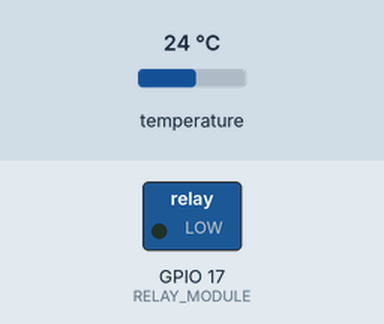
A program run on a simulated ESP32. On the bench: switched loads named in the program (green lamp = pin HIGH). The inputs (shaded band) are chosen by the test bench; at power-on: temperature 24 °C.

Above: at 1.2 s.
1.3 s: temperature set to 28 °C
At 6.9 s:
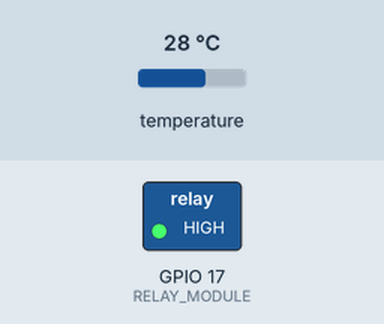
Timing chart, 0 to 8.4 s (numbered marks = the images above; inputs shaded):
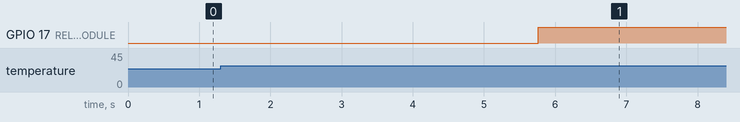

The program:

main.cpp
```cpp
#include <Arduino.h>
#include <OneWire.h>
#include <DallasTemperature.h>

#include <constants.h>

#define RESISTANCE_HUMIDITY_SENSOR 36
#define CAPACITANCE_HUMIDITY_SENSOR 39

#define ONE_WIRE_BUS 12                   // temperature sensor

#define RELAY_MODULE 17                   // the relay for the pump

// Setup a oneWire instance to communicate with any OneWire device
OneWire oneWire(ONE_WIRE_BUS);

// Pass oneWire reference to DallasTemperature library
DallasTemperature sensors(&oneWire);

float temperature = 0;

unsigned long resistanceHumidityValue = 0;
unsigned long capacitanceHumidityValue = 0;

unsigned long wateringTimeInterval = 0;
boolean pumpSwitch;

unsigned long resistanceHumidityCategory = 0;
unsigned long capacitanceHumidityCategory = 0;
unsigned long finalHumidityCategory = 0;

unsigned long timer = 0;
unsigned long wateringTimer = 0;

float get_temperature() {
  // Send the command to get temperatures
  sensors.requestTemperatures();

  //return the temperature in Celsius
  return sensors.getTempCByIndex(0);
}

int get_resistance_category(int sensorValue) {
  if (sensorValue >= RESISTANCE_SENSOR_DRY_INTERVAL_MIN && sensorValue <= RESISTANCE_SENSOR_DRY_INTERVAL_MAX) {
    return HUMIDITY_DRY;
  }
  else if (sensorValue >= RESISTANCE_SENSOR_WET_INTERVAL_MIN && sensorValue <= RESISTANCE_SENSOR_WET_INTERVAL_MAX) {
    return HUMIDITY_WET;
  }
  else if (sensorValue >= RESISTANCE_SENSOR_WATER_INTERVAL_MIN && sensorValue <= RESISTANCE_SENSOR_WATER_INTERVAL_MAX) {
    return HUMIDITY_WATER;
  }
  else {
    return HUMIDITY_NO_VALUE;
  }
}

int get_capacitance_category(int sensorValue) {
  if (sensorValue >= CAPACITANCE_SENSOR_DRY_INTERVAL_MIN && sensorValue <= CAPACITANCE_SENSOR_DRY_INTERVAL_MAX) {
    return HUMIDITY_DRY;
  }
  else if (sensorValue >= CAPACITANCE_SENSOR_WET_INTERVAL_MIN && sensorValue <= CAPACITANCE_SENSOR_WET_INTERVAL_MAX) {
    return HUMIDITY_WET;
  }
  else if (sensorValue >= CAPACITANCE_SENSOR_WATER_INTERVAL_MIN && sensorValue <= CAPACITANCE_SENSOR_WATER_INTERVAL_MAX) {
    return HUMIDITY_WATER;
  }
  else {
    return HUMIDITY_NO_VALUE;
  }
}

int get_final_category(int resistanceCategory, int capacitanceCategory) {
  if (capacitanceCategory == HUMIDITY_DRY) {
    return HUMIDITY_DRY;
  }
  else if (capacitanceCategory == HUMIDITY_WET) {
    if (resistanceCategory == HUMIDITY_DRY) {
      return HUMIDITY_DRY;
    }
    else {
      return HUMIDITY_WET;
    }
  }
  else if (capacitanceCategory == HUMIDITY_WATER) {
    if (resistanceCategory == HUMIDITY_DRY) {
      return HUMIDITY_DRY;
    }
    else if (resistanceCategory == HUMIDITY_WET) {
      return HUMIDITY_WET;
    }
    else {
      return HUMIDITY_WATER;
    }
  }
  else {
    return resistanceCategory;
  }
}

int read_sensors_and_give_water_if_neccesary(byte humidityCategory, int temp) {
  if (humidityCategory == HUMIDITY_DRY) {
    if (temp > MAX_TEMPERATURE) {
      return WATERING_TIME_INTERVAL_LONG;
    }
    else if (temp > MIN_TEMPERATURE) {
      return WATERING_TIME_INTERVAL_SHORT;
    }
    else {
      return WATERING_TIME_INTERVAL_INACTIVE;
    }
  }
  else {
    return WATERING_TIME_INTERVAL_INACTIVE;
  }
}

void start_watering() {
  wateringTimer = millis();
  pumpSwitch = HIGH;
  digitalWrite(RELAY_MODULE, HIGH);
}

void stop_watering() {
  timer = millis();
  pumpSwitch = LOW;
  digitalWrite(RELAY_MODULE, LOW);
}

void setup() {
  pinMode(RESISTANCE_HUMIDITY_SENSOR, INPUT);
  pinMode(CAPACITANCE_HUMIDITY_SENSOR, INPUT);
  pinMode(RELAY_MODULE, OUTPUT);
  resistanceHumidityValue = 0;
  capacitanceHumidityValue = 0;
  digitalWrite(RELAY_MODULE, LOW);

  pumpSwitch = LOW;
  wateringTimeInterval = 0;

  Serial.begin(9600);
  timer = millis();
  wateringTimer = millis();

  // Start up the sensor library
  sensors.begin();
}

void loop() {
  if (wateringTimeInterval != 0) {
    if (pumpSwitch == LOW) {
      start_watering();
    }
    else if (millis() - wateringTimer >= wateringTimeInterval) {
      stop_watering();
    }
  }
  else if (millis() - timer >= TIME_INTERVAL_SENSORS) {
    timer = millis();

    resistanceHumidityValue = analogRead(RESISTANCE_HUMIDITY_SENSOR);
    capacitanceHumidityValue = analogRead(CAPACITANCE_HUMIDITY_SENSOR);

    resistanceHumidityCategory = get_resistance_category(resistanceHumidityValue);
    capacitanceHumidityCategory = get_capacitance_category(capacitanceHumidityValue);
    finalHumidityCategory = get_final_category(resistanceHumidityCategory, capacitanceHumidityCategory);

    temperature = get_temperature();

    wateringTimeInterval = read_sensors_and_give_water_if_neccesary(finalHumidityCategory, temperature);
  }
}
```

constants.h
```cpp
// Minimum- en maximumvalue of the resistance humidity sensor to recieve the interpretation "DRY"
const int RESISTANCE_SENSOR_DRY_INTERVAL_MIN = 0;
const int RESISTANCE_SENSOR_DRY_INTERVAL_MAX = 2060;

// Minimum- en maximumvalue of the resistance humidity sensor to recieve the interpretation "WET"
const int RESISTANCE_SENSOR_WET_INTERVAL_MIN = 2061;
const int RESISTANCE_SENSOR_WET_INTERVAL_MAX = 2546;

// Minimum- en maximumvalue of the resistance humidity sensor to recieve the interpretation "WATER"
const int RESISTANCE_SENSOR_WATER_INTERVAL_MIN = 2547;
const int RESISTANCE_SENSOR_WATER_INTERVAL_MAX = 4095;

// Minimum- en maximumvalue of the capacitance humidity sensor to recieve the interpretation "DRY"
const int CAPACITANCE_SENSOR_DRY_INTERVAL_MIN = 2872;
const int CAPACITANCE_SENSOR_DRY_INTERVAL_MAX = 4095;

// Minimum- en maximumvalue of the capacitance humidity sensor to recieve the interpretation "WET"
const int CAPACITANCE_SENSOR_WET_INTERVAL_MIN = 2464;
const int CAPACITANCE_SENSOR_WET_INTERVAL_MAX = 2871;

// Minimum- en maximumvalue of the capacitance humidity sensor to recieve the interpretation "WATER"
const int CAPACITANCE_SENSOR_WATER_INTERVAL_MIN = 0;
const int CAPACITANCE_SENSOR_WATER_INTERVAL_MAX = 2463;

// Legenda humidity
const int HUMIDITY_NO_VALUE = 0;
const int HUMIDITY_DRY = 1;
const int HUMIDITY_WET = 2;
const int HUMIDITY_WATER = 3;

// Timers
const int TIME_INTERVAL_SENSORS = 5000;

  // watering timers
const int WATERING_TIME_INTERVAL_INACTIVE = 0;
const int WATERING_TIME_INTERVAL_SHORT = 1000;
const int WATERING_TIME_INTERVAL_LONG = 2000;

// Temperature intervals
const int MIN_TEMPERATURE = 5;
const int MAX_TEMPERATURE = 25;
```
